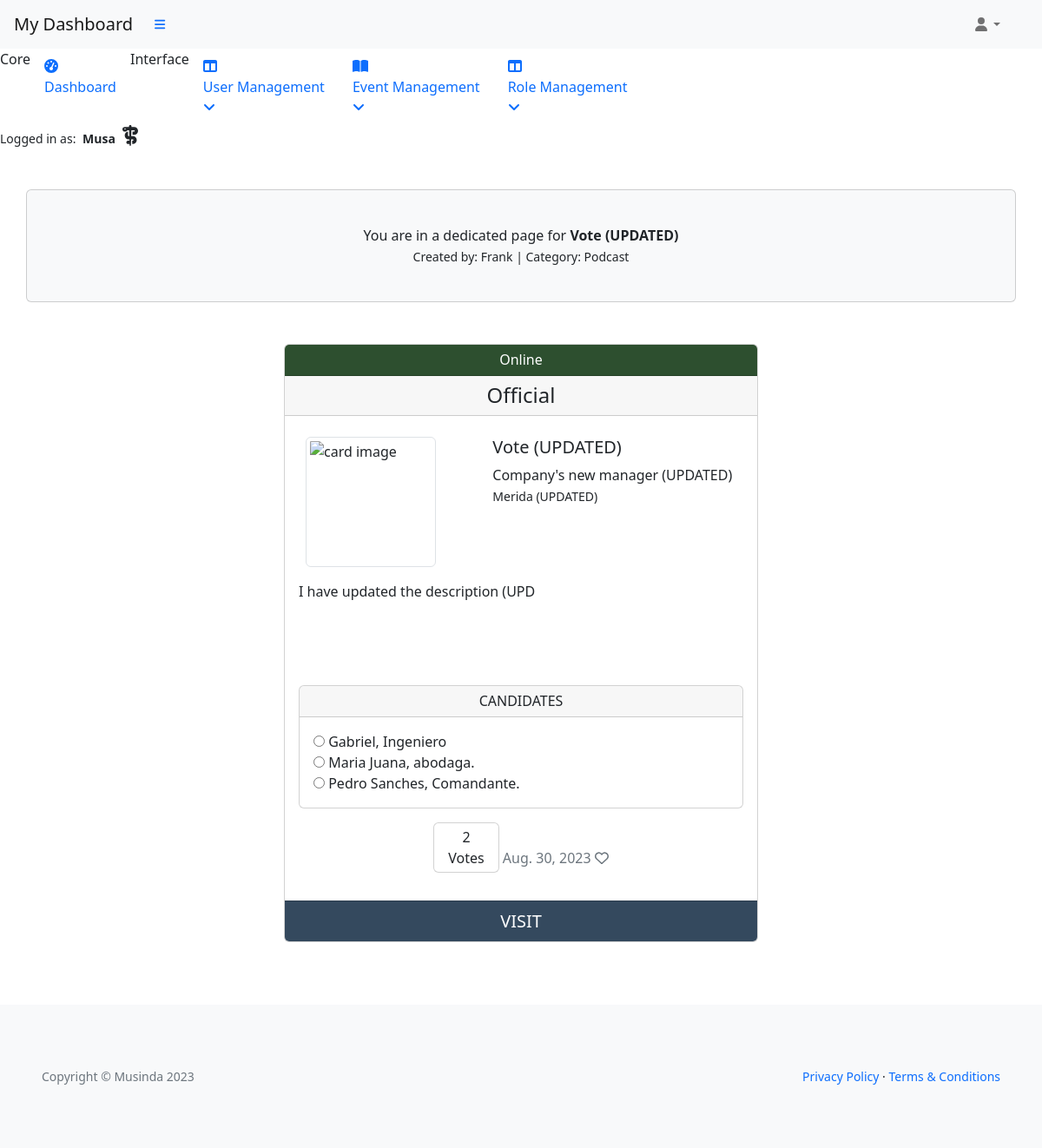
The app's page /office/single/card/vote/ (signed in) with its own data.
### musa/models.py (models this page shows)
class UserProfile(AbstractUser):
    verified = models.BooleanField(default=False)
    role = models.IntegerField(choices=ROLES, default=0)
    user_card = models.ManyToManyField(
        'vote_management.VoteCard', through='vote_management.VoteRecord', related_name='user_cards')
    class Meta:
        ordering = ['username']
    def __str__(self):
        return self.username

### vote_management/models.py (models this page shows, shortened)
class VoteCard(models.Model):
    title = models.CharField(max_length=80, unique=True)
    slug = models.SlugField(max_length=200, unique=True)
    author = models.ForeignKey(
        'musa.UserProfile', on_delete=models.CASCADE, related_name="card_author")
    category = models.ForeignKey(
        Category, on_delete=models.CASCADE, related_name="categories")
    mission = models.CharField(max_length=80)
    location = models.CharField(max_length=80)
    description = models.TextField(max_length=264)
    expire = models.DateField()
    event_image = CloudinaryField('image', default='placeholder')
    vote_record = models.ManyToManyField('musa.UserProfile', through='VoteRecord',
                                         related_name='user_votes', blank=True)
    candidates = models.ManyToManyField('ElectedPerson', related_name='vote_cards',
                                        blank=True)
    status = models.IntegerField(choices=STATUS, default=0)
    excerpt = models.TextField(blank=True)
    type = models.IntegerField(choices=CARD_TYPE, default=0)
    created_on = models.DateField(auto_now_add=True)
    class Meta:
        ordering = ['-created_on']
    def number_of_votes(self):
        return self.vote_record.count()

class Category(models.Model):
    category_name = models.CharField(max_length=50, unique=True)
    class Meta:
        ordering = ['category_name']
        verbose_name_plural = "Categories"
    def __str__(self):
        return self.category_name

class ElectedPerson(models.Model):
    name = models.CharField(max_length=80, unique=True)
    is_elected = models.BooleanField(default=False)
    vote_card = models.ForeignKey(
        VoteCard, on_delete=models.CASCADE, related_name="vote_candidate", blank=True)
    class Meta:
        ordering = ['name']

### vote_management/views.py (the view)
# urls.py: path('office/single/card/<slug:slug>/', AdminCardDetailView.as_view(),
class AdminCardDetailView(AdminRequiredMixin, View):
    template_name = 'backend/admin-dashboard/single_card_admin.html'
    def get(self, request, slug, *args, **kwargs):
        queryset = VoteCard.objects.order_by('-created_on')
        event = get_object_or_404(queryset, slug=slug)
        candidates = event.candidates.all()
        return render(request, "single_card_admin.html",
                      {
                          "event": event,
                          "candidates": candidates,
                          "user_authenticated": request.user.is_authenticated
                      })

### admin_profile/views.py (called while the page is built)
    def test_func(self):
        user_profile = self.request.user
        return user_profile and user_profile.role == 2

### templates/backend/admin-dashboard/single_card_admin.html (shortened to what this page needs)
{% extends "backend/admin-dashboard/base.html" %}
{% block content %}
<div class="container px-4 px-lg-0 mt-5">
    <div class="card bg-light my-5 py-4 text-center">
        <div class="card-body">
            <p class="m-0">You are in a dedicated page for <strong>{{ event.title }}
                </strong>
            </p>
            <small>Created by: {{ event.author }} | Category: {{ event.category }}</small>
        </div>
    </div>
    <div class="row gx-4 gx-lg-5 justify-content-center">
        <div class="col-md-6 mb-5">
            <div class="card h-100">
                {% if event.status == 1 or event.status == 3 %}
                <div class="card-header card-header-green text-center h6">{{ event.get_status_display }}</div>
                {% elif event.status == 2%}
                <div class="card-header bg-danger text-center text-white h6">{{ event.get_status_display }}</div>
                {% else %}
                <div class="card-header bg-warning text-center text-white h6">{{ event.get_status_display }}</div>
                {% endif %}
                <div class="card-header text-center h4">{{ event.get_type_display}}</div>
                <div class="card-body card-body-height pb-0">
                    <div class="row mt-2">
                        <div class="col-5 d-inline-block">
                            {% if "placeholder" in event.event_image.url %}
                            <img src="https://codeinstitute.s3.amazonaws.com/fullstack/blog/default.jpg"
                                alt="code institute" class="img-fluid img-thumbnail rounded float-start mx-2"
                                width="200" height="200">
                            {% else %}
                            <img src="{{ event.event_image.url }}" alt="card image"
                                class="img-fluid img-thumbnail rounded float-start mx-2" width="150" height="150">
                            {% endif %}
                        </div>
                        <div class="col-7 d-inline-block">
                            <span class="">
                                <h5 class="card-title">{{ event.title }}</h5>
                                <p class="mission my-0 fs-6"> {{ event.mission }}</p>
                                <small class="location my-0"> {{ event.location }}</small>
                            </span>
                        </div>
                    </div>
                    <div id="description-single" class="row mt-3">
                        <div class="col">
                            <p class="my-0">
                                {{ event.description|safe }}
                            </p>
                        </div>
                    </div>
                    <div class="row mb-3">
                        <div class="col">
                            <div class="card">
                                <div class="card-header">
                                    <h6 class="text-center mb-0">CANDIDATES</h6>
                                </div>
                                {% if user_authenticated %}
                                <div class="card-body">
                                    {% for candidate in event.vote_candidate.all %}
                                    <label>
                                        <input type="radio" name="elected_person" value="{{ candidate.id }}">
                                        {{ candidate.name }}
                                    </label><br>
                                    {% endfor %}
                                    {% endif %}
                                </div>
                            </div>
                        </div>
                        <div class="p-3 text-center">
                            <span class="card d-inline-block">
                                <div class="card-body py-1 px-3 text-center m-0">
                                    <span class="card-text">{{ event.number_of_votes }}<br> Votes</span>
                                </div>
                            </span>
                            <span class="card-text text-muted h6 m-0"> {{ event.expire }}
                                <i class="far fa-heart"></i>
                            </span>
                        </div>
                    </div>
                </div>
                <a href="{% url 'card_single' event.slug %}" class="card-footer text-center fs-5">VISIT</a>
            </div>
        </div>
    </div>
</div>
{% endblock content %}

### templates/backend/admin-dashboard/base.html (shortened to what this page needs)
{% load static %}
{% now "Y-m-d" as current_date %}
<!DOCTYPE html>
<html lang="en">
<head>
    <link href="https://cdn.jsdelivr.net/npm/simple-datatables@7.1.2/dist/style.min.css" rel="stylesheet" />
    <link href="{% static 'admin/css/styles.css' %}" rel="stylesheet" />
    <link rel="stylesheet" href="{% static 'custom/css/style.css' %}">
</head>
<body class="sb-nav-fixed">
    <nav class="sb-topnav navbar navbar-expand navbar-light bg-light">
        <a class="navbar-brand ps-3" href="{% url 'admin_dashboard' %}">My Dashboard</a>
        <button class="btn btn-link btn-sm order-1 order-lg-0 me-4 me-lg-0" id="sidebarToggle" href="#!"><i
                class="fas fa-bars"></i></button>
        <div class="d-md-inline-block form-inline ms-auto me-0 me-md-3 my-2 my-md-0">
            <ul class="navbar-nav ms-auto ms-md-0 me-3 me-lg-4">
                <li class="nav-item dropdown">
                    <a class="nav-link dropdown-toggle" id="navbarDropdown" href="#" role="button"
                        data-bs-toggle="dropdown" aria-expanded="false"><i class="fas fa-user fa-fw"></i></a>
                </li>
            </ul>
        </div>
    </nav>
    <div id="layoutSidenav">
        <div id="layoutSidenav_nav">
            <nav class="sb-sidenav accordion sb-sidenav-light" id="sidenavAccordion">
                <div class="sb-sidenav-menu">
                    <div class="nav">
                        <div class="sb-sidenav-menu-heading">Core</div>
                        <a class="nav-link" href="{% url 'admin_dashboard' %}">
                            <div class="sb-nav-link-icon"><i class="fas fa-tachometer-alt"></i></div>
                            Dashboard
                        </a>
                        <div class="sb-sidenav-menu-heading">Interface</div>
                        <a class="nav-link collapsed" href="#" data-bs-toggle="collapse"
                            data-bs-target="#collapseLayouts" aria-expanded="false" aria-controls="collapseLayouts">
                            <div class="sb-nav-link-icon"><i class="fas fa-columns"></i></div>
                            User Management
                            <div class="sb-sidenav-collapse-arrow"><i class="fas fa-angle-down"></i></div>
                        </a>
                        <a class="nav-link collapsed" href="#" data-bs-toggle="collapse" data-bs-target="#collapsePages"
                            aria-expanded="false" aria-controls="collapsePages">
                            <div class="sb-nav-link-icon"><i class="fas fa-book-open"></i></div>
                            Event Management
                            <div class="sb-sidenav-collapse-arrow"><i class="fas fa-angle-down"></i></div>
                        </a>
                        <a class="nav-link collapsed" href="#" data-bs-toggle="collapse" data-bs-target="#collapseRoles"
                            aria-expanded="false" aria-controls="collapseRoles">
                            <div class="sb-nav-link-icon"><i class="fas fa-columns"></i></div>
                            Role Management
                            <div class="sb-sidenav-collapse-arrow"><i class="fas fa-angle-down"></i></div>
                        </a>
                    </div>
                </div>
                <div class="sb-sidenav-footer">
                    <div class="small">Logged in as:
                        <span class="px-1"><strong>{{ request.user.username }}
                                {% if request.user.role == 2 %}
                                <i class="fa-solid fa-staff-snake px-1 fs-4 text"></i>
                                {% endif %}
                            </strong>
                        </span>
                    </div>
                </div>
            </nav>
        </div>
        {% block content %}
        {% endblock content %}
    </div>
    <footer class="py-4 bg-light mt-4">
        <div class="container-fluid p-5">
            <div class="d-flex align-items-center justify-content-between small">
                <div class="text-muted">Copyright &copy; Musinda 2023</div>
                <div>
                    <a href="#">Privacy Policy</a>
                    &middot;
                    <a href="#">Terms &amp; Conditions</a>
                </div>
            </div>
        </div>
    </footer>
</body>
</html>

### static/custom/css/style.css (style rules this page uses)
a { text-decoration: none; }
.card-body-height { min-height: 300px; }
#description-single { min-height: 120px; text-align: justify; }
.card-footer { background-color: #34495e; color: white; text-decoration: none; transition: 0.3s; }
.card-header-green { background-color: #2D4F2F; color: white; }
input { border: none; }

### records on screen
UserProfile: user.username "Musa"
VoteCard: title "Vote (UPDATED)", author "Frank", category "Podcast", status "Online", type "Official", mission "Company's new manager (UPDATED)", location "Merida (UPDATED)", description "I have updated the description (UPD", number_of_votes "2", expire "Aug. 30, 2023"
ElectedPerson: name "Gabriel, Ingeniero"
ElectedPerson: name "Maria Juana, abodaga."
ElectedPerson: name "Pedro Sanches, Comandante."
